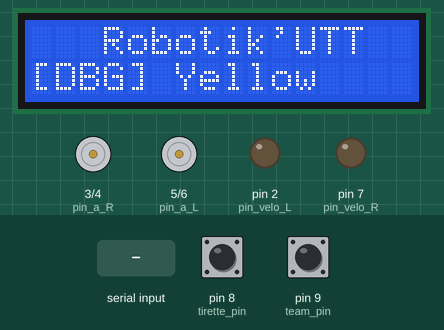
Recording of a sketch running on a simulated Arduino Uno, built with avr-gcc and run on an emulated ATmega328P. Shown: 16×2 character LCD, motor-driver pin pairs drawn as motors (green arrow = first pin HIGH = forward, orange = second pin HIGH = backward, longer = more drive), output pins drawn as LEDs (lit = HIGH). Inputs (shaded band) come from the test bench; at power-on: pin 8 (tirette_pin) HIGH, pin 9 (team_pin) HIGH. What the sketch prints to the serial monitor is not drawn.

Above: at 2.2 s.
At 5.3 s:
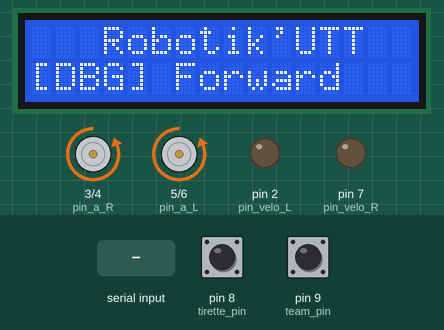
5.4 s: "1" received over the second serial link
At 7.3 s:
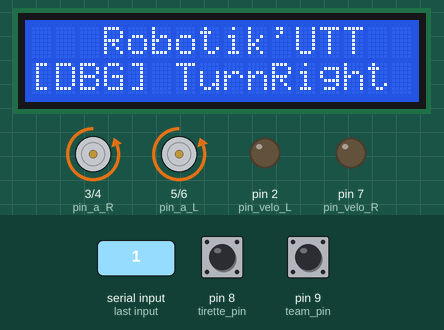
Timing chart, 0 to 8.8 s (numbered marks = the images above; inputs shaded):
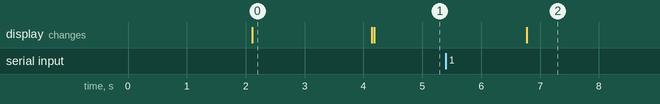

The sketch:

petit_robot_cj-jaune.ino
```cpp
#include <Arduino.h>
//#include <Encoder.h>
#include <SoftwareSerial.h> // Communication nano-mega
#include <LiquidCrystal_I2C.h> // écran LCD

/*
TODO: stratégie de débug/ de commentaires
*/


// suiveur de ligne: capteurs CNY70
// "Petit Robot", Robotik UTT, Coupe de France 2022

//########### Pin configuration
#define pin_eye_R A2 // capteur infra ligne
#define pin_eye_L A3 // capteur infra ligne

//########### Motor pins

// a pour reculer, b pour avancer VRAI, a changer reste du code TODO --
#define pin_velo_L 2 // permet de set la vitesse
#define pin_velo_R 7
// PIN ENABLE mais c'est du PWM

#define pin_a_L 5 // a=1 et b=0  AVANCER et b=1 et a=0 pour RECULER
#define pin_b_L 6
#define pin_a_R 3
#define pin_b_R 4


#define tirette_pin 8

#define team_pin 9
int team_side = 0; // 0 par défaut, 0 coté jaune, 1 coté violet
int timer_move = 100;//temps de chaque mouvement unitaite (avancer, reculer ...)
int time_start_action; //moment (millis) de depart de l'action

//numero de ligne franchie par le capteur (de 0=sol, 1=noir, 2=blanc, 3=noir, 4=sol)
int num_ligne_R = 0;
int num_ligne_L = 0;

// intitialisation capteurs
int sensor_R = analogRead(pin_eye_R);
int sensor_L = analogRead(pin_eye_L);

//limite de detation de couleur : moins de triger : noir
int trigger = 500; // attention au passage sur Tags Aruco


int velocityR = 80;//vitesse moyenne
int velocityL= 80;
int reduir_vitesse = 0;//reduire une roue en mode super shlage si on est vilet

int velocity = 80; // a debug puis delete


// Variables pour le chronomètre
unsigned long MS;
unsigned long start;
unsigned long stop_;

SoftwareSerial nano(10, 11); // line série nano et méga
uint8_t message = 0; // var to stock message received from nano

LiquidCrystal_I2C lcd(0x27,16,2);  // set the LCD address to 0x27 for a 16 chars and 2 line display
// si l'adresse n'est pas la bonne, utiliser le script i2c pour récupérer l'adresse
// Cablage GND, 5V, SDA, SCL
// LCD 20 mega pour SDA, 21 pour SCL

void setup() {
    Serial.begin(9600);

    // ############# LCD
    lcd.init();
    Serial.println("[DEBUG] Intitialisation LCD");
    // initialize the lcd
    // Print a message to the LCD.
    lcd.backlight();
    lcd.setCursor(3,0); // x, y, x entre 0 et 15, y = 0 ou 1
    lcd.print("Robotik'UTT");


    // Initialisation motor pin ?
    for (int i = 2; i <= 7; i++)
        pinMode(i, OUTPUT);
    pinMode(pin_eye_L, INPUT);
    pinMode(pin_eye_R, INPUT);
    pinMode(tirette_pin, INPUT_PULLUP);

    // Interrupteur choix équipe
    pinMode(team_pin, INPUT_PULLUP);

    // Choix du coté
    lcd.setCursor(0,1);
    lcd.print("[DBG] choix cote"); // DBG pour debug
    Serial.println("[DBG] choix cote");
    delay(2000);
    if(digitalRead(team_pin) == true){
      team_side = 1;
      Serial.println("[DEBUG] Yellow");
      lcd.setCursor(0,1);
      lcd.print("[DBG] Yellow    ");
      } // sinon par défaut à 0
    else{
      Serial.println("[DEBUG] Purple");
      lcd.setCursor(0,1);
      lcd.print("[DBG] Purple    ");
      }


    delay(2000);
    Serial.println("[DEBUG] Attente tirette");
    Serial.print("Valeur tirette (0 appuyé | 1 relaché) :  ");
    lcd.setCursor(0,1);
    lcd.print(" READY TO START ");
    Serial.println(digitalRead(tirette_pin));
    while (!digitalRead(tirette_pin)) {}
    start=millis(); // start tirette
    Serial.println("[DEBUG] START");
    lcd.setCursor(0,1);
    lcd.print("[DBG]  START    ");
    delay(5);

    // par défaut on avance TODO -- défaut moteurs ne font rien
    digitalWrite(pin_a_L, LOW);
    digitalWrite(pin_a_R, LOW);
    digitalWrite(pin_b_L, HIGH);
    digitalWrite(pin_b_R, HIGH);

    nano.begin(9600);
    nano.listen();
    /* DEBUG Reception Mega/Nano
    while (true) {
        int val = -1;
        while (nano.available() > 0){
            val &= nano.read();
        }
        Serial.print(!!(val & 1));
        Serial.print(", ");
        Serial.print(!!(val & 2));
        Serial.print(", ");
        Serial.print(!!(val & 4));
        Serial.print(", ");
        Serial.print(!!(val & 8));
        Serial.println(";");
        delay(100);
    }*/

    // findLine(); // procédure robot va chercher la ligne (1 fois) A DECOMMENTER
    if (team_side = 1)//violet
    {
      reduir_vitesse = 10;
    }
    else{
      reduir_vitesse =0;
    }
}

void loop(){
  MS = millis()-start; // initialisation var

  onpasseleshomologations();

  // penser à print le nombre de points réalisés

  // On rattrape le chrono après notre séquence
  lcd.setCursor(0, 1);
  lcd.print("[DBG] STOPWATCH ");
  while(MS<100000){
    MS = millis()-start;
    //Serial.println(MS);
    }
  stop_ =millis();
  lcd.setCursor(0,1);
  lcd.print("[DBG]  STOP     ");
  while(1); // STOP
  }


// ########### Own functions ALL BELOW THIS

void onpasseleshomologations(){
  // fonction qui a pour unique but de passer les homologations: strat ~86cm FWD puis TurnRight yellow
  // ou TurnLeft Purple puis FWD 120cm
    lcd.setCursor(0,1);
    lcd.print("DBG HOMOLOGATION");
// AVANCER
  timer_move = 2550; // pour 86cm
  velocityL = 74;
  velocityR = 87;
  Forward(timer_move); // on doit avancer sur 86cm - la rotation

// TOURNER
  timer_move = 2000; // virage
  velocityL = 80;
  // velocityR = 90;
  TurnRight(timer_move);

// AVANCER 2
  timer_move = 3330; // pour 86cm
  velocityL = 75;
  velocityR = 89;
  Forward2(2000, 1330); // on doit avancer sur 86cm - la rotation
  // FIN

}

void delay_check_coll(uint32_t duration){
  // Création d'une fonction qui remplace delay pour check collision ultrasons
  uint32_t start_delay = millis();
  while(millis() - start_delay < duration){
    // check ultrasons pour savoir ce que l'on fait
    Serial.println("[DBG] nano.available door");
    if (nano.available() > 0) {
      message = nano.read(); // stock what is read from serial in var
      Serial.print("[DEBUG] Front sonar");
      Serial.println(message);

      if (bitRead(message, 2) == 1 || bitRead(message, 3) == 1) { // test if something was detected on either of the front captors
        lcd.setCursor(0, 1);
        lcd.print("[DBG] Col ");
        lcd.setCursor(10, 1);
        lcd.print(message);
        Serial.print("[DBG] Col detected");
        Serial.println(message);
        analogWrite(pin_velo_R, 0);
        analogWrite(pin_velo_L, 0);
        while(true); // ne fait absolument plus rien si collision
      }
    }
  }
}


// #################### Below movement functions

void Forward(int timer_move) {
  // Permet d'avancer sur courte distance
    // DEBUG
    lcd.setCursor(0,1);
    lcd.print("[DBG] Forward   ");
    Serial.println("[DEBUG-FWD] Forward");

    // JOB
    digitalWrite(pin_a_L, LOW);
    digitalWrite(pin_b_L, HIGH);
    digitalWrite(pin_a_R, LOW);
    digitalWrite(pin_b_R, HIGH);
    analogWrite(pin_velo_R, velocityR);
    analogWrite(pin_velo_L, velocityL);

    delay_check_coll(timer_move);

    // Arret moteur
    analogWrite(pin_velo_R, 0);
    analogWrite(pin_velo_L, 0);
  }

void Forward2(int timer_move, int timer_inhib){
  // Permet d'avancer sur courte distance
    // DEBUG
    lcd.setCursor(0,1);
    lcd.print("[DBG] Forward 2 ");
    Serial.println("[DEBUG-FWD] Forward 2");

    // JOB
    digitalWrite(pin_a_L, LOW);
    digitalWrite(pin_b_L, HIGH);
    digitalWrite(pin_a_R, LOW);
    digitalWrite(pin_b_R, HIGH);
    analogWrite(pin_velo_R, velocityR);
    analogWrite(pin_velo_L, velocityL);

    delay_check_coll(timer_move);

    delay(timer_inhib);
    // change timer_move

    // Arret moteur
    analogWrite(pin_velo_R, 0);
    analogWrite(pin_velo_L, 0);
  }


void Backward(){
  // Permet de reculer

    // DEBUG
    lcd.setCursor(0,1);
    lcd.print("[DBG] Backward   ");
    Serial.println("[DEBUG-BWD] Backward");


    // JOB
    digitalWrite(pin_a_L, HIGH);
    digitalWrite(pin_b_L, LOW);
    digitalWrite(pin_a_R, HIGH);
    digitalWrite(pin_b_R, LOW);
    analogWrite(pin_velo_R, 100);
    analogWrite(pin_velo_L, 80);

    delay_check_coll(timer_move);

    // Arret moteur
    analogWrite(pin_velo_R, 0);
    analogWrite(pin_velo_L, 0);
  }


// Rotations faite en bloquant un moteur

void TurnRight(int timer_move){
  // Tourne à droite

    // DEBUG
    lcd.setCursor(0,1);
    lcd.print("[DBG] TurnRight ");
    Serial.println("[DEBUG-TR] TurnRight");


    // JOB TODO
    digitalWrite(pin_a_L, LOW);
    digitalWrite(pin_b_L, HIGH);
    analogWrite(pin_velo_L, velocityL);

    delay_check_coll(timer_move);

    // Arret moteur
    analogWrite(pin_velo_R, 0); // par sécurité on arrête les 2
    analogWrite(pin_velo_L, 0);
  }
/*
void TurnLeft(){
  // Tourne à gauche

    // DEBUG
    lcd.setCursor(0,1);
    lcd.print("[DBG] TurnLeft ");
    Serial.println("[DEBUG-TL] TurnLeft");

    // JOB TODO
    digitalWrite(pin_a_R, LOW);
    digitalWrite(pin_b_R, HIGH);
    analogWrite(pin_velo_R, 100-20);

    delay_check_coll(timer_move);

    // Arret moteur
    analogWrite(pin_velo_R, 0); // par sécurité on arrête les 2
    analogWrite(pin_velo_L, 0);
  }

//tourner sur place vers droite
void SpinRight(){
  // DEBUG
    lcd.setCursor(0,1);
    lcd.print("[DBG] SpinRight   ");
    Serial.println("[DBG] SpinRight");

    // JOB
    digitalWrite(pin_a_L, LOW);
    digitalWrite(pin_b_L, HIGH);
    digitalWrite(pin_a_R, HIGH);
    digitalWrite(pin_b_R, LOW);
    analogWrite(pin_velo_R, velocity);
    analogWrite(pin_velo_L, velocity);

    delay_check_coll(timer_move);

    // Arret moteur
    analogWrite(pin_velo_R, 0);
    analogWrite(pin_velo_L, 0);
}

void SpinLeft(){
  // DEBUG
    lcd.setCursor(0,1);
    lcd.print("[DBG] SpinLeft    ");
    Serial.println("[DBG] SpinLeft");

    // JOB
    digitalWrite(pin_a_L, HIGH);
    digitalWrite(pin_b_L, LOW);
    digitalWrite(pin_a_R, LOW);
    digitalWrite(pin_b_R, HIGH);
    analogWrite(pin_velo_R, velocity);
    analogWrite(pin_velo_L, velocity);

    delay_check_coll(timer_move);

    // Arret moteur
    analogWrite(pin_velo_R, 0);
    analogWrite(pin_velo_L, 0);
}

// ################ Advanced functions

void findLine() {// DEBUG-FDL

  //init que aucune ligne dépassée
    num_ligne_L = 0;
    num_ligne_R = 0;

    Serial.println("[DEBUG-FDL] findLine");
    lcd.setCursor(0,1);
    lcd.print("[DBG] FDL START ");
    //analogWrite(pin_velo_R, 100); // 80 rame, 100 va vite, 255 le max, non linéaire, speed à 0 pour l'arreter  PWM
    //analogWrite(pin_velo_L, 100);

    // intitialisation capteurs
    sensor_R = analogRead(pin_eye_R);
    sensor_L = analogRead(pin_eye_L);

    if (team_side == 0) //JAUNE
    {
      Serial.println("[DBG-FDL] search 1");
      lcd.setCursor(0,1);
      lcd.print("[DBG-FDL] search1");
      while(num_ligne_R != 1){//tant que R touche pas noir, avancer
          Forward(timer_move);
          count_line();
      }
      Serial.println("[DBG-FDL] search 4");
      lcd.setCursor(0,1);
      lcd.print("[DBG-FDL] search4");
      //cas dépassement noir par R à gérer TODO --
      while(num_ligne_L != 4){//tant que L pas à l'exterieur, tourner
          TurnRight();
          count_line();
      }
      Serial.println("[DBG] search enc1");
      lcd.setCursor(0,1);
      lcd.print("[DBG] search enc1 ");
      while(sensor_R < trigger and sensor_L < trigger){//tant que pas l'autre aussi sur blanc, tourne sur sois
          SpinRight();
      }

    }
    else{//VIOLET
      while(num_ligne_L != 1){//tant que L touche pas noir, avancer
          Forward();
          count_line();
      }
      //cas dépassement noir par L à gérer TODO --
      while(num_ligne_R != 4){//tant que R pas à l'exterieur, tourner
          TurnLeft();
          count_line();
      }
      while(sensor_R < trigger and sensor_L < trigger){//tant que pas l'autre aussi sur blanc, tourne sur sois
          SpinLeft();
      }
    }
}

void LineFollower(){ // need the argument
    // Le but est de suivre la ligne jusqu'à ??? un obstacle
  if (sensor_L <= trigger){
    TurnLeft();
  }else if (sensor_R <= trigger){
    TurnRight();
  }else{
    Forward();
  }
}

void test_4simple_mov(){
  // Permet de tester les 4 mouvements simples des moteurs: Forward, Backward, TurnLeft, TurnRight
  while(1){
    while(sensor_R>500){
      TurnLeft();
    }
    while(sensor_L>500){
      TurnRight();
    }
  }
}

void count_line(){  // non utilisé actuellement, stratégie L1,2,3,4,5
  //compte le numero de la ligne sur laquelle est le capteur
  sensor_R = analogRead(pin_eye_R);
  sensor_L = analogRead(pin_eye_L);
  //il faut retenir sur quelle ligne a été franchie par le capteur L
  if (sensor_L <= trigger and num_ligne_L == 0)//L noir
  {
    num_ligne_L = 1;
  }
  else if (sensor_L > trigger and num_ligne_L == 1)//L blanc
  {
    num_ligne_L = 2;
  }
  else if (sensor_L <= trigger and num_ligne_L == 2)//L noir
  {
    num_ligne_L = 3;
  }
  else if (sensor_L > trigger and num_ligne_L == 3)//L blanc
  {
    num_ligne_L = 4;
  }

  //il faut retenir sur quelle ligne a été franchie par le capteur R
  if (sensor_R <= trigger and num_ligne_R == 0)//L noir
  {
    num_ligne_R = 1;
  }
  else if (sensor_R > trigger and num_ligne_R == 1)//L blanc
  {
    num_ligne_R = 2;
  }
  else if (sensor_R <= trigger and num_ligne_R == 2)//L noir
  {
    num_ligne_R = 3;
  }
  else if (sensor_R > trigger and num_ligne_R == 3)//L blanc
  {
    num_ligne_R = 4;
  }
}


void cj_yellow(){
    // ####### Suivi de ligne // ancien loop
    sensor_R = analogRead(pin_eye_R);
    sensor_L = analogRead(pin_eye_L);
    lcd.setCursor(0,1);
    lcd.print("droit          ");
    Forward();
    //lcd.print("L" + sensor_L);
    //Serial.println("R" +sensor_R);
    //Serial.println(sensor_L);
    //while(true){
    //  LineFollower();
    //}
//    test_4simple_mov();
    sensor_R = analogRead(pin_eye_R);
    sensor_L = analogRead(pin_eye_L);
    while(sensor_L<500){// ?
      sensor_R = analogRead(pin_eye_R);
    sensor_L = analogRead(pin_eye_L);
      TurnLeft();
    }
    while(sensor_R<500){
      sensor_R = analogRead(pin_eye_R);
    sensor_L = analogRead(pin_eye_L);
      TurnRight();
    }
    Serial.println(sensor_L);
    Serial.println(sensor_R);

    Serial.println("");

}
*/
```

Measured:
- what the display in image 0 shows lasts 2.0 s, from 2.1 s to 4.1 s
